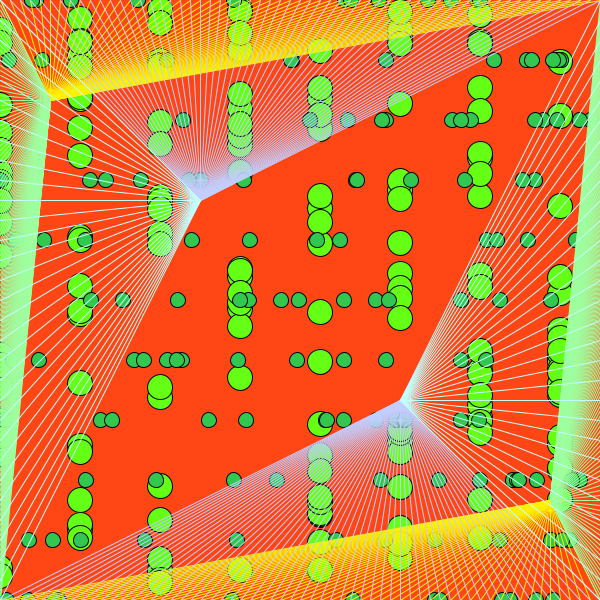
Frame 1 (no input)
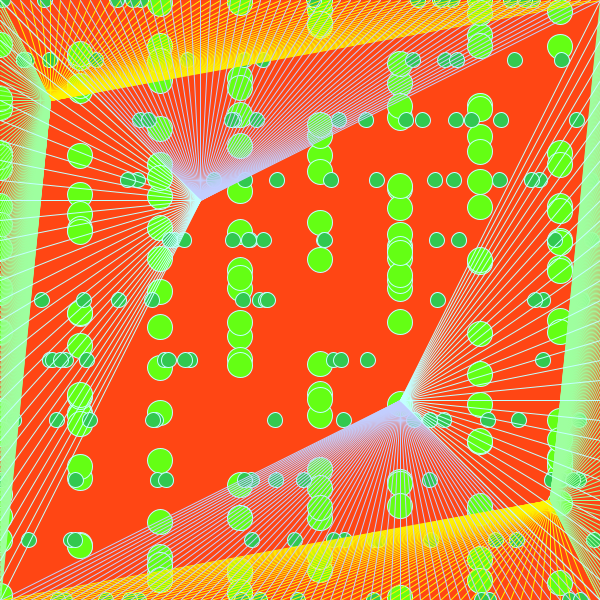
Frame 60 (the mouse pressed at the canvas centre just before this capture)
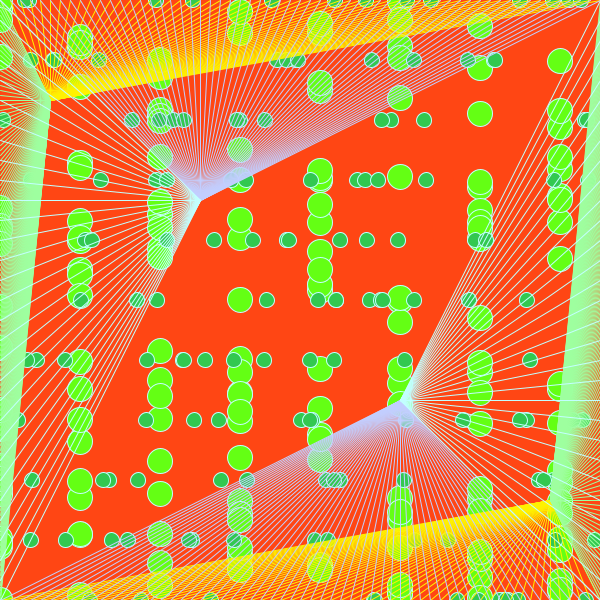
Frame 120 (the mouse held since frame 60 and released just before this capture)

The Processing sketch that drew these frames (run headless with seeded random() and noise(); from frame 60 on, the mouse is pressed at the canvas centre):

// Processing sketch: processing_114826
// ── processing_114826.pde

void setup() {
  size(600, 600);
  smooth();
}
void draw() {
  background(255, 70, 20);
  fill(100, 255, 20);
  for ( int b = 0; b <= height; b += height/20) {
    for (int a = 0; a <= width; a = a + 80) {
      ellipse(a, random(width), 25, 25);
    }
  }
  fill(50, 200, 80);
  for ( int d = 0; d <= height; d += height/10) {
    for (int c = 0; c <= width; c = c + 50) {
      ellipse(random(height), d, 15, 15);
    }
  }

  stroke(255, 242, 0);
  for (int x = 0; x <= width; x = x + 10) {
    line(x, 0, 50, 100);
    line(x, height, 550, 500);
  }
  stroke(158, 255, 159);
  for (int y=0; y<= height; y= y+5) {
    line(0, y, 50, 100);
    line(width, y, 550, 500);
  }
  stroke(194, 206, 255);
  for (int e=0; e<= height; e= e+10) {
    line(e, 0, 200, 200);
    line(e, height, 400, 400);
  }
  stroke(194, 255, 255);
  for (int f=0; f<= height; f=f+20) {
    line(0, f, 200, 200);
    line(width, f, 400, 400);
  }
}
